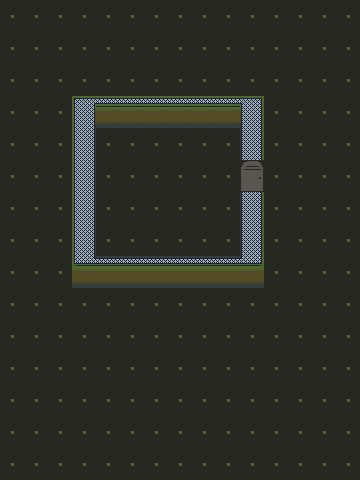

This is a level from a 2D game, rendered from its Tiled map with the project's own tilesets. A one-line summary and the map file follow, with tile-layer data summarised:
An orthogonal 15x15 tile map with 24x32 px tiles, 2 tile layers (Capa de Patrones 1, Capa de patrones 2).

<map version="1.0" orientation="orthogonal" width="15" height="15" tilewidth="24" tileheight="32">
 <tileset firstgid="1" source="pat.tsx" />
 <layer name="Capa de Patrones 1" width="15" height="15">
  <data>[225 cells, 225 non-empty, 1 distinct tile ids]</data>
 </layer>
 <layer name="Capa de patrones 2" width="15" height="15">
  <data>[225 cells, 24 non-empty, 9 distinct tile ids]</data>
 </layer>
</map>